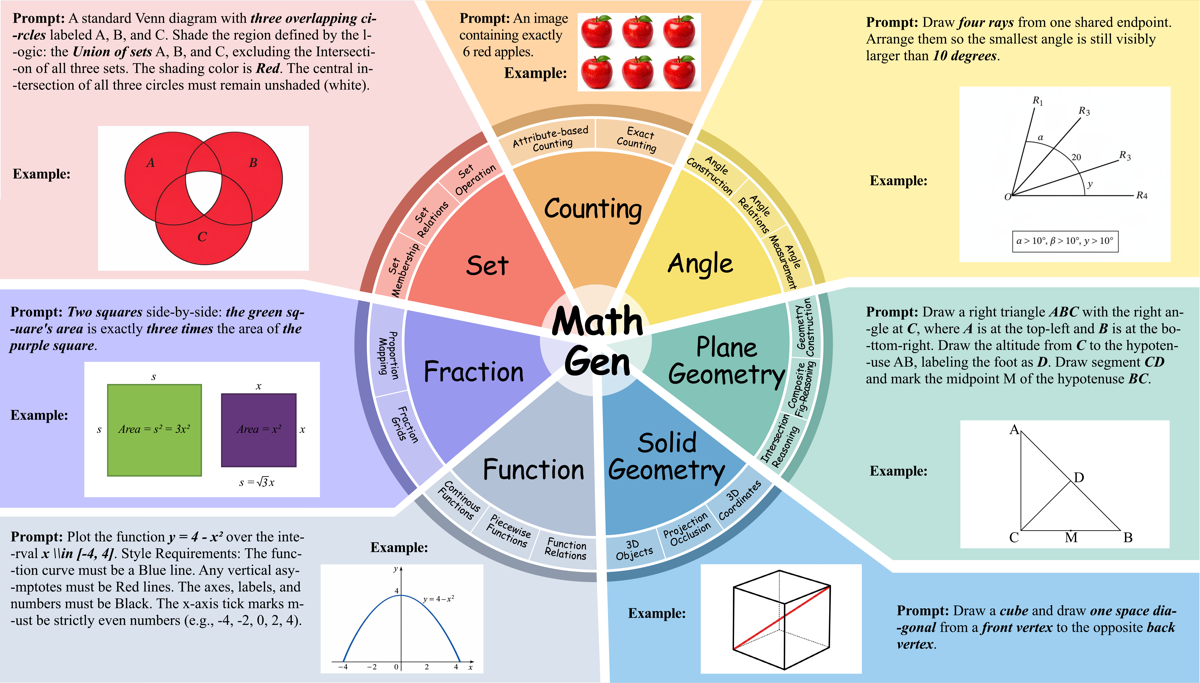
#> input picture assets/7domains.png, 1200 x 683 px
$ python fraction_39.py --image ../../../assets/7domains.png
#> lines starting #> are read from the running program, lines starting #| are printed output that depends on the picture; after the words box and inside, x2 and y2 are one past the last pixel; in counts of white or black regions, pixels touching at a corner belong together
### data/evaluate_script/evaluator_utils.py
"""Shared utilities for MathGen deterministic evaluator scripts.

These helpers standardize evaluator I/O without changing task-level decisions.
Prompt-specific scripts should keep their mathematical logic local or in a
topic-level common module.
"""

from __future__ import annotations

import argparse
import importlib.util
import json
import os
import re
from pathlib import Path
from typing import Any, Callable, Mapping, Optional


# [4 lines left out: function parse_image_id, not called in this run]


def to_jsonable(value: Any) -> Any:
    """Convert common numpy/scipy scalar and array values to JSON-safe types."""
    if isinstance(value, Mapping):
        return {str(k): to_jsonable(v) for k, v in value.items()}
    if isinstance(value, (list, tuple)):
        return [to_jsonable(v) for v in value]
    if hasattr(value, "item"):
        try:
            return value.item()
        except Exception:
            pass
    if hasattr(value, "tolist"):
        try:
            return value.tolist()
        except Exception:
            pass
    return value


def make_report(passed: bool, criteria: Optional[Mapping[str, Any]] = None, meta: Optional[Mapping[str, Any]] = None) -> dict:
    """Create the canonical evaluator report dictionary."""
    clean_criteria = {str(k): bool(v) for k, v in (criteria or {}).items()}
    return {
        "passed": bool(passed),
        "criteria": clean_criteria,
        "meta": to_jsonable(dict(meta or {})),
    }


def normalize_report(report: Any) -> dict:
    """Normalize legacy bool/list/dict evaluator outputs to the report schema."""
    report = to_jsonable(report)
    if isinstance(report, dict):
        passed = bool(report.get("passed", False))
        criteria = report.get("criteria", {})
        meta = report.get("meta", {})
        extra = {k: v for k, v in report.items() if k not in {"passed", "criteria", "meta"}}
        if extra:
            meta = {**dict(meta or {}), **extra}
        return make_report(passed, criteria, meta)
    if isinstance(report, (list, tuple)) and report:
        return make_report(bool(report[0]), meta={"raw_report": report})
    return make_report(bool(report), meta={"raw_report": report})


def print_report(report: Any, *, indent: int = 2) -> None:
    """Print a normalized evaluator report as JSON."""
    print(json.dumps(normalize_report(report), ensure_ascii=False, indent=indent))


# [17 lines left out: functions load_sibling_module, run_simple_cli, not called in this run]

### data/evaluate_script/fraction/fraction_39.py
#!/usr/bin/env python3
from __future__ import annotations
import argparse
import json
import math
import os
import re
import sys
from pathlib import Path
from typing import Any, Dict, Iterable, List, Optional, Sequence, Tuple
import cv2
import numpy as np
sys.path.insert(0, str(Path(__file__).resolve().parents[1]))
from evaluator_utils import print_report
PROMPT_ID = 39
COLOR_H_LOW, COLOR_H_HIGH = (20, 35)
COLOR_S_MIN = 40
COLOR_V_MIN = 40
TARGET_RATIO = 3 / 9.0
RATIO_TOL = 0.08
TARGET_CELLS = 3

def load_image(path: str) -> Optional[np.ndarray]:
#> called with path = '../../../assets/7domains.png'
    if not os.path.isfile(path):
        return None
    img = cv2.imread(path, cv2.IMREAD_UNCHANGED)
#> img is the input picture: shape (683, 1200, 3); mean B, G, R 202.5, 206.5, 210.4
    if img is None:
        return None
    if img.ndim == 3 and img.shape[2] == 4:
        alpha = img[:, :, 3:4].astype(np.float32) / 255.0
        bgr = img[:, :, :3].astype(np.float32)
        white = np.full_like(bgr, 255.0)
        composited = (bgr * alpha + white * (1.0 - alpha)).astype(np.uint8)
        return composited
    return img if img.ndim == 3 else cv2.cvtColor(img, cv2.COLOR_GRAY2BGR)

def get_target_mask(hsv: np.ndarray) -> np.ndarray:
    lower = np.array([COLOR_H_LOW, COLOR_S_MIN, COLOR_V_MIN])
    upper = np.array([COLOR_H_HIGH, 255, 255])
    mask = cv2.inRange(hsv, lower, upper)
    mask = cv2.morphologyEx(mask, cv2.MORPH_OPEN, np.ones((3, 3), np.uint8))
    mask = cv2.morphologyEx(mask, cv2.MORPH_CLOSE, np.ones((5, 5), np.uint8))
    return mask

def sample_3x3_cells(mask: np.ndarray, bbox: Tuple[int, int, int, int]) -> Tuple[int, list]:
    x, y, w, h = bbox
    yellow_cells = 0
    reports = []
    for row in range(3):
        for col in range(3):
            x0 = x + int(col * w / 3)
            x1 = x + int((col + 1) * w / 3)
            y0 = y + int(row * h / 3)
            y1 = y + int((row + 1) * h / 3)
            padx = max(1, int((x1 - x0) * 0.18))
            pady = max(1, int((y1 - y0) * 0.18))
            roi = mask[y0 + pady:y1 - pady, x0 + padx:x1 - padx]
            frac = float(np.mean(roi > 0)) if roi.size else 0.0
            is_yellow = frac >= 0.18
            yellow_cells += int(is_yellow)
            reports.append({'row': row, 'col': col, 'yellow_fraction': round(frac, 4), 'class': 'yellow' if is_yellow else 'other'})
    return (yellow_cells, reports)

def get_grid_bbox(img: np.ndarray) -> Optional[Tuple[int, int, int, int]]:
    gray = cv2.cvtColor(img, cv2.COLOR_BGR2GRAY)
    _, binary = cv2.threshold(gray, 200, 255, cv2.THRESH_BINARY_INV)
    kernel = np.ones((15, 15), np.uint8)
    closed = cv2.morphologyEx(binary, cv2.MORPH_CLOSE, kernel, iterations=2)
    contours, _ = cv2.findContours(closed, cv2.RETR_EXTERNAL, cv2.CHAIN_APPROX_SIMPLE)
    contours = list(contours)
    if not contours:
        return None
    contours = sorted(contours, key=cv2.contourArea, reverse=True)
    c = contours[0]
    if cv2.contourArea(c) < 10000:
        return None
    x, y, w, h = cv2.boundingRect(c)
    H, W = img.shape[:2]
    if w > W * 0.95 and h > H * 0.95:
        if len(contours) < 2:
            return None
        c = contours[1]
        if cv2.contourArea(c) < 10000:
            return None
        x, y, w, h = cv2.boundingRect(c)
    return (x, y, w, h)

def check_background_is_white(image_path: str, threshold: int=240) -> Tuple[bool, float]:
#> called with image_path = '../../../assets/7domains.png', threshold = 240
    if not os.path.isfile(image_path):
        return (False, 0.0)
    raw_img = cv2.imread(image_path, cv2.IMREAD_UNCHANGED)
    if raw_img is None:
        return (False, 0.0)
    H, W = raw_img.shape[:2]
    border = max(1, int(min(H, W) * 0.08))
    img_check = raw_img[:, :, :3] if raw_img.ndim == 3 and raw_img.shape[2] == 4 else raw_img
    gray = cv2.cvtColor(img_check, cv2.COLOR_BGR2GRAY) if img_check.ndim == 3 else img_check
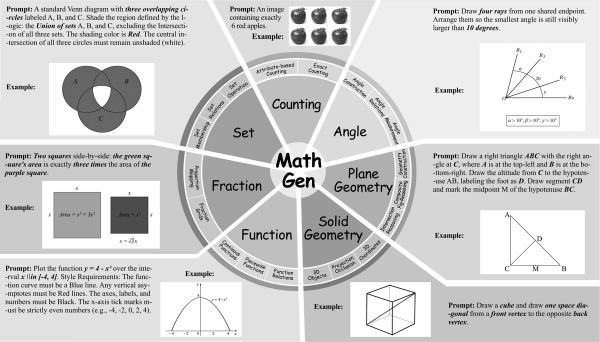
#> gray: shape (683, 1200) (shown at 1/2 size); min 0, max 255, mean 207.2
    top_g, bottom_g = (gray[:border, :], gray[H - border:, :])
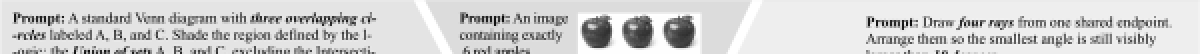
#> top_g: shape (54, 1200) (shown at 1/2 size); min 0, max 255, mean 209.5
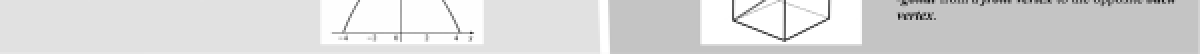
#> bottom_g: shape (54, 1200) (shown at 1/2 size); min 0, max 255, mean 217.3
    left_g, right_g = (gray[:, :border], gray[:, W - border:])
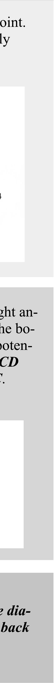
#> right_g: shape (683, 54); min 0, max 255, mean 224.3
    intensity_border = np.concatenate([top_g.ravel(), bottom_g.ravel(), left_g.ravel(), right_g.ravel()])
    median_intensity = float(np.median(intensity_border))
#> median_intensity = 225
    return (median_intensity >= threshold, median_intensity)

def evaluate(image_path: str, save_debug: bool=False) -> Dict[str, object]:
    result = {'criteria': {}, 'passed': False}
    img = load_image(image_path)
    if img is None:
        result['criteria'] = {'image_exists': False}
        return result
    c_bg_white, bg_mean = check_background_is_white(image_path)
#> c_bg_white = False; bg_mean = 225
    bbox = get_grid_bbox(img)
#> in get_grid_bbox, `_, binary = cv2.threshold(gray, 200, 255, cv2.THRESH_BINARY_INV)`:
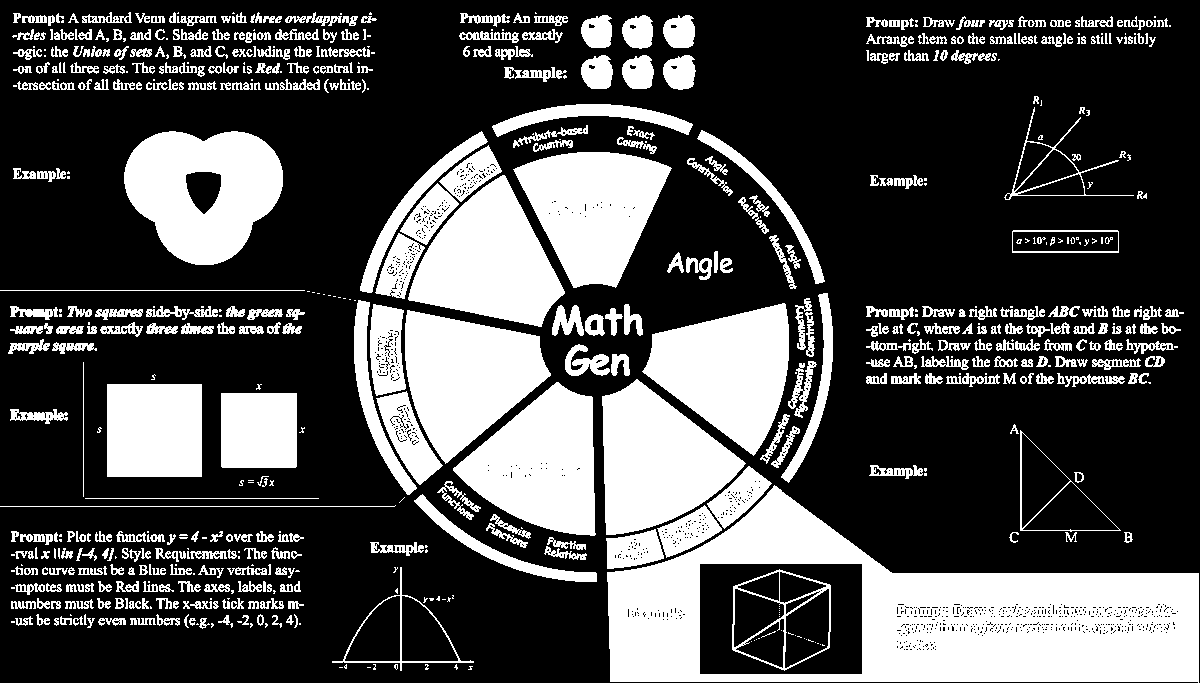
#> binary: shape (683, 1200); 30.6% white; 688 white regions (200 under 20 px), largest, box (x1, y1, x2, y2) and area: (607, 485, 1199, 683) 55469, (124, 131, 283, 265) 14718, (602, 379, 746, 535) 13989
#> in get_grid_bbox, `closed = cv2.morphologyEx(binary, cv2.MORPH_CLOSE, kernel, iterations=2)`:
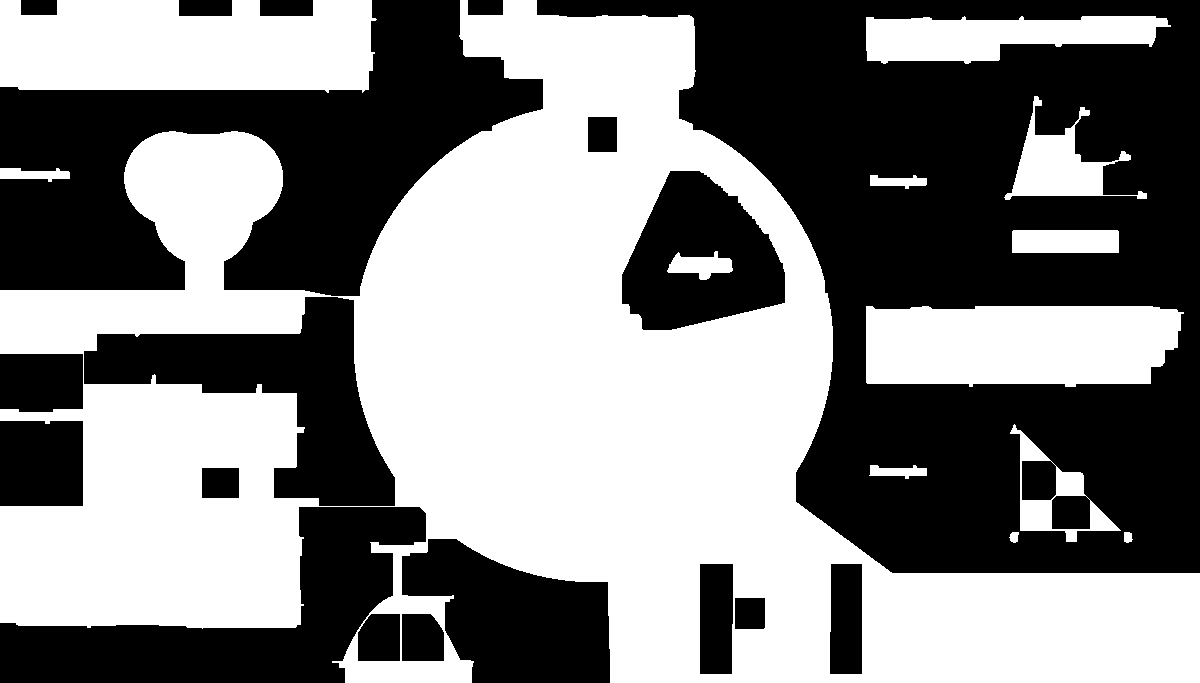
#> closed: shape (683, 1200); 51.6% white; 19 black regions
#> in get_grid_bbox, `contours, _ = cv2.findContours(closed, cv2.RETR_EXTERNAL, cv2.CHAIN_AP..`: contours = 12 contours; largest, box (x1, y1, x2, y2) and area: (0, 0, 1200, 683) 400266, (0, 0, 377, 93) 30640, (866, 306, 1184, 387) 23036, (866, 16, 1171, 64) 9478, (1010, 424, 1121, 542) 5376
#> in get_grid_bbox, `c = contours[0]`: c = contour of 963 points, box (x1, y1, x2, y2) (0, 0, 1200, 683), area 400266
#> in get_grid_bbox, `x, y, w, h = cv2.boundingRect(c)`: x = 0; w = 1200; h = 683
#> in get_grid_bbox, `c = contours[1]`: c = contour of 51 points, box (x1, y1, x2, y2) (0, 0, 377, 93), area 30640
#> in get_grid_bbox, `x, y, w, h = cv2.boundingRect(c)`: w = 377; h = 93
#> bbox = (0, 0, 377, 93)
    c_grid_detected = bbox is not None
#> c_grid_detected = True
    if not c_grid_detected:
        result['criteria'] = {'grid_detected': False}
        return result
    x, y, w, h = bbox
#> x = 0; y = 0; w = 377; h = 93
    grid_area_pixels = w * h
#> grid_area_pixels = 35061
    hsv = cv2.cvtColor(img, cv2.COLOR_BGR2HSV)
#> hsv: shape (683, 1200, 3); mean H, S, V 55, 54.6, 231.1
    target_mask = get_target_mask(hsv)
#> in get_target_mask, `mask = cv2.morphologyEx(mask, cv2.MORPH_CLOSE, np.ones((5, 5), np.uint..`:
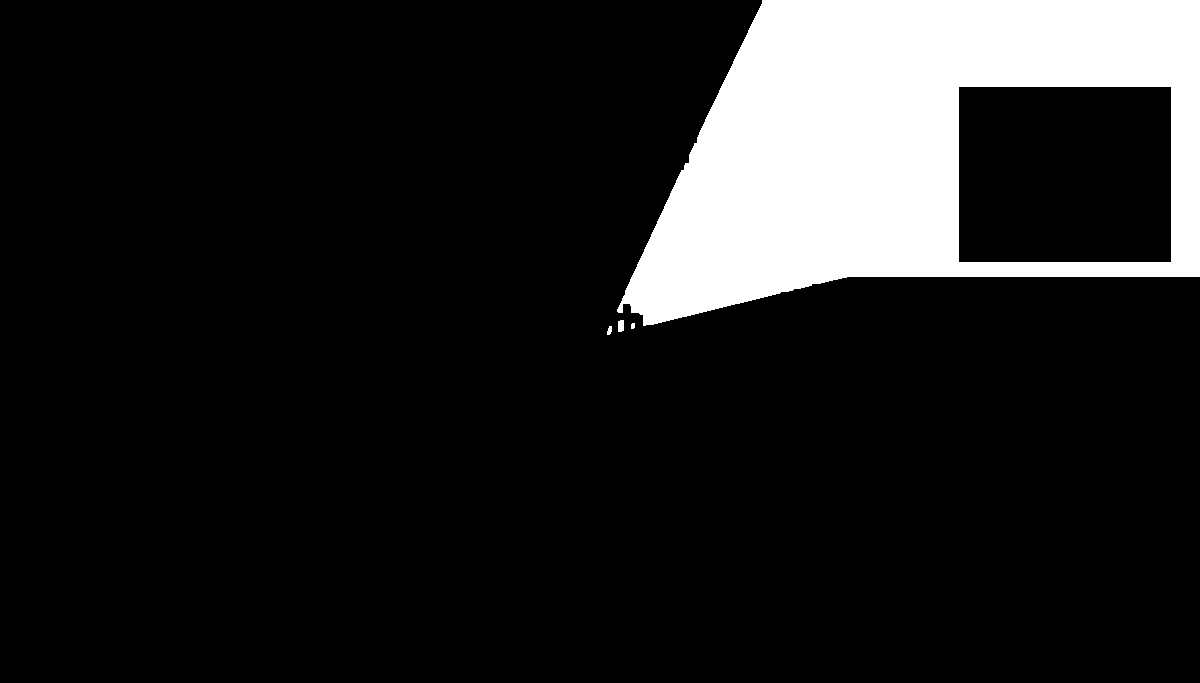
#> mask: shape (683, 1200); 13.2% white; 4 white regions, box (x1, y1, x2, y2) and area: (617, 0, 1200, 326) 107980, (618, 320, 624, 332) 68, (607, 326, 612, 335) 34, (631, 323, 635, 329) 22
    roi_mask = target_mask[y:y + h, x:x + w]
#> roi_mask: shape (93, 377); every value is 0
    target_pixels = np.count_nonzero(roi_mask)
#> target_pixels = 0
    ratio = target_pixels / grid_area_pixels if grid_area_pixels > 0 else 0
#> ratio = 0
    c_ratio_ok = abs(ratio - TARGET_RATIO) <= RATIO_TOL
#> c_ratio_ok = False
    cell_area = w * h / 9.0
#> cell_area = 3895.7
    blobs, _ = cv2.findContours(roi_mask, cv2.RETR_EXTERNAL, cv2.CHAIN_APPROX_SIMPLE)
#> blobs = []
    estimated_cells = 0
    for blob in blobs:
        area = cv2.contourArea(blob)
        if area > cell_area * 0.2:
            estimated_cells += max(1, int(round(area / cell_area)))
#> this loop made 0 passes
#> after the loop, estimated_cells = 0
    c_cell_count_ok = estimated_cells == TARGET_CELLS
#> c_cell_count_ok = False
    sampled_yellow_cells, sampled_cell_reports = sample_3x3_cells(target_mask, bbox)
#> in sample_3x3_cells, `x, y, w, h = bbox`: x = 0; w = 377; h = 93
#> after the loop in sample_3x3_cells, `for row in range(3):`: reports = 9 items; yellow_cells = 0
#> sampled_yellow_cells = 0; sampled_cell_reports = 9 items
    c_sampled_count_ok = sampled_yellow_cells == TARGET_CELLS
#> c_sampled_count_ok = False
    if c_sampled_count_ok and ratio >= TARGET_RATIO - 0.09:
        c_cell_count_ok = True
        c_ratio_ok = True
    else:
        c_cell_count_ok = False
    result['criteria'] = {'image_exists': True, 'image_readable': True, 'background_is_white': bool(c_bg_white), 'grid_detected': True, 'ratio_correct': bool(c_ratio_ok), 'cell_count_correct': bool(c_cell_count_ok), 'sampled_cell_count_correct': bool(c_sampled_count_ok)}
    result['passed'] = bool(c_ratio_ok and c_bg_white and c_cell_count_ok)
    result['meta'] = {'background_median_intensity': round(bg_mean, 1), 'target_pixels': target_pixels, 'grid_area': grid_area_pixels, 'measured_ratio': round(ratio, 4), 'target_ratio': round(TARGET_RATIO, 4), 'estimated_cells': estimated_cells, 'sampled_yellow_cells': sampled_yellow_cells, 'sampled_cell_reports': sampled_cell_reports}
    return result

def main() -> None:
    parser = argparse.ArgumentParser(description='Evaluate MathGen fraction case 39.')
    parser.add_argument('--image', type=str, required=True, help='Path to the generated image.')
    args = parser.parse_args()
    print_report(evaluate(args.image))
#> in normalize_report, `report = to_jsonable(report)`: report = 3 items
#> in normalize_report, `passed = bool(report.get("passed", False))`: passed = False
#> in normalize_report, `criteria = report.get("criteria", {})`: criteria = {'image_exists': True, 'image_readable': True, 'background_is_white': False, 'grid_detected': True, 'ratio_correct': False, 'cell_count_correct': False, 'sampled_cell_count_correct': False}
#> in normalize_report, `meta = report.get("meta", {})`: meta = 8 items
#> in normalize_report, `extra = {k: v for k, v in report.items() if k not in {"passed", "crite..`: extra = 0 items
#> in make_report, `clean_criteria = {str(k): bool(v) for k, v in (criteria or {}).items()}`: clean_criteria has the same summary as criteria in normalize_report
#> (printed output is left out)
if __name__ == '__main__':
    main()
